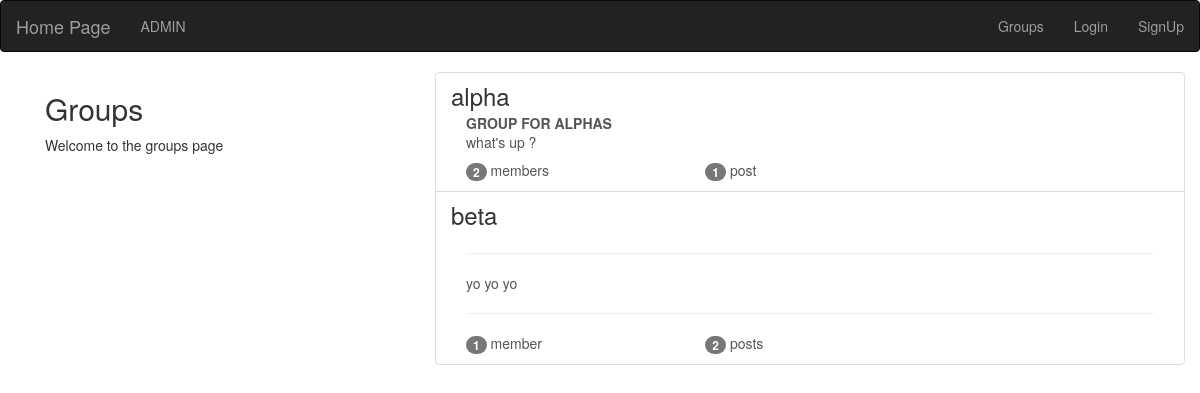
The app's page /groups/ with its own data.
### groups/models.py (models this page shows, shortened)
class Group(models.Model):
    name = models.CharField(max_length=225,unique=True)
    slug = models.CharField(max_length=225,unique=True)
    description = models.TextField(blank=True,default='')
    description_html = models.TextField(editable=False,blank=True,default='')
    members = models.ManyToManyField(User,through='GroupMember')
    class Meta:
        ordering = ['name']

### groups/views.py (the view)
# urls.py: path('',views.ListGroups.as_view(),name='all'),
class ListGroups(generic.ListView):
    model = Group

### groups/templates/groups/group_list.html (shortened to what this page needs)
{% extends 'groups/group_base.html' %}
{% block pregroup_block %}
    <div class="col-md-4">
        <div class="content">
            <h2>Groups</h2>
            <p>Welcome to the groups page </p>
        </div>
    </div>
{% endblock %}
{% block group_content_block %}
    <div class="col-md-8">
        <div class="list_group">
            {% for group in object_list %}
                <a href="{% url 'groups:single' slug=group.slug %}" class="list-group-item">
                    <h3 class="title list-group-item-heading">{{group.name}}</h3>
                    <div class="list-group-item-text container-fluid">
                        {{group.description_html|safe}}
                        <div class="row">
                            <div class="col-md-4">
                                <span class="badge">{{group.members.count}}</span>
                                member{{group.members.count|pluralize}}
                            </div>
                            <div class="col-md-4">
                                <span class="badge">{{group.posts.count}}</span>
                                post{{group.posts.count|pluralize}}
                            </div>
                        </div>
                    </div>
                </a>
            {% endfor %}
        </div>
    </div>
{% endblock %}

### records on screen
Group: name "alpha", description_html "GROUP FOR ALPHAS what's up ?", members.count "2", posts.count "1"
Group: name "beta", description_html "yo yo yo", members.count "1", posts.count "2"
